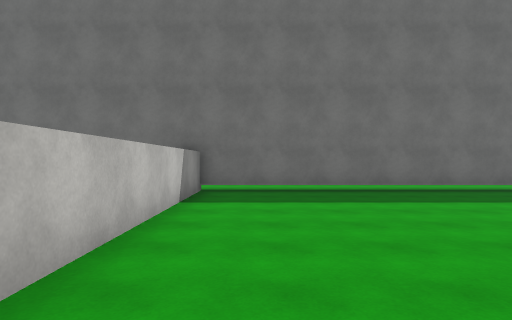
[1] (above)

24 first-person views from a walk through a scene from a Unity 3-D project. The camera is 1.5 m above the floor, looks level and sees 75° across. The floor is counted in squares, 2 m on a side. Each view is taken from the middle of a square. On the plan, view 1 faces up. The plan holds only what a view shows up to about 11 squares ahead; the rest is blank. The place goes on beyond the plan. Surface patterns are stand-ins for the level's own textures.

[2]
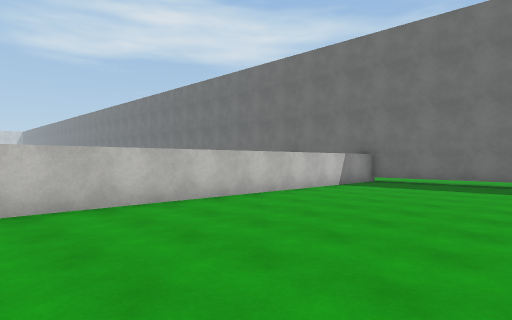

[3]
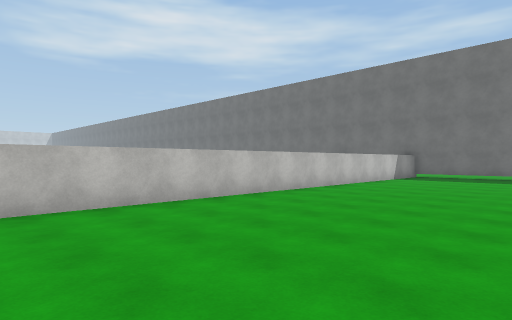

[4]
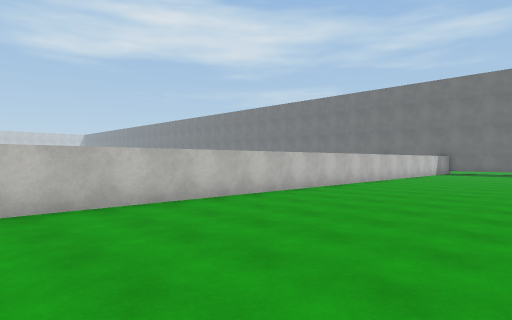

[5]
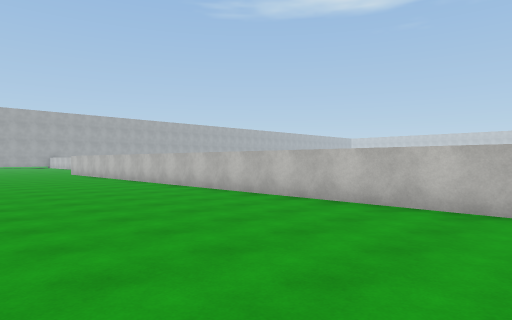

[6]
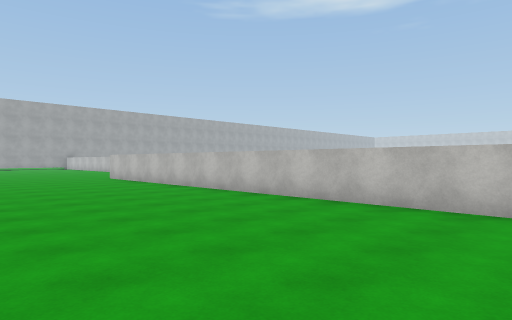

[7]
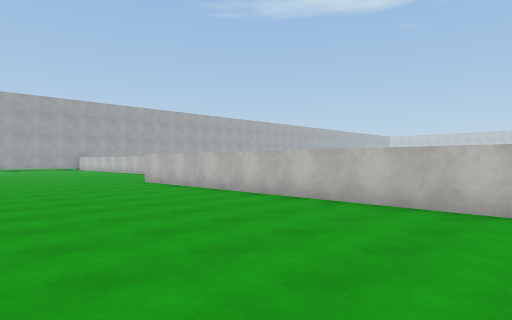

[8]
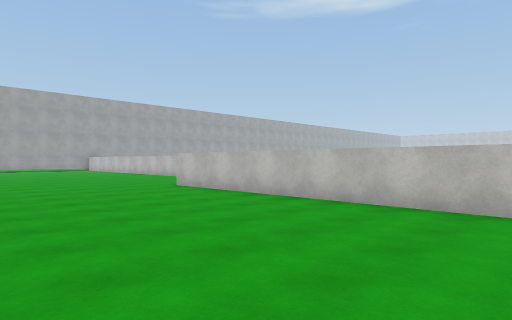

[9]
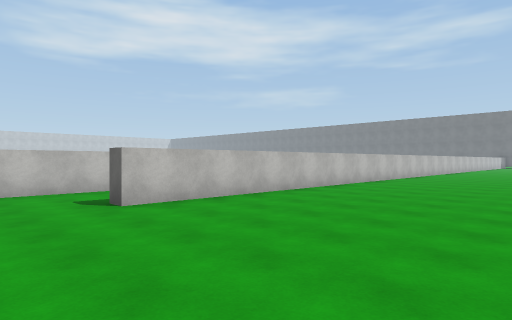

[10]
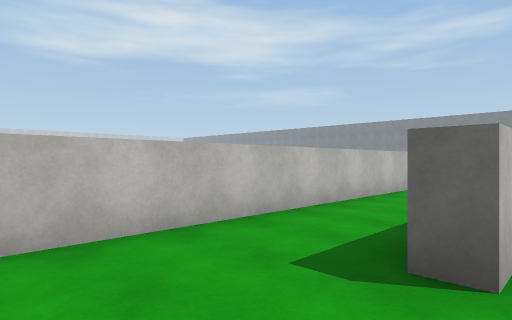

[11]
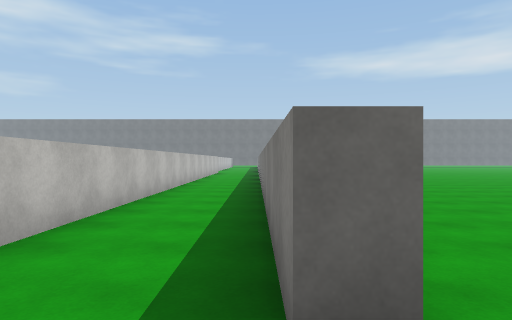

[12]
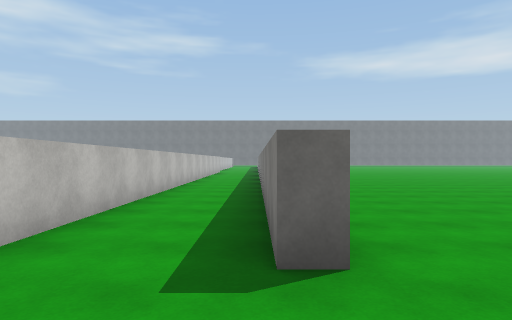

[13]
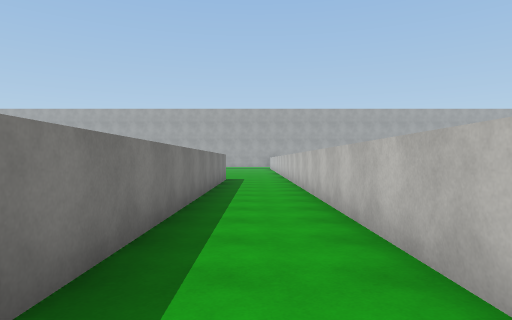

[14]
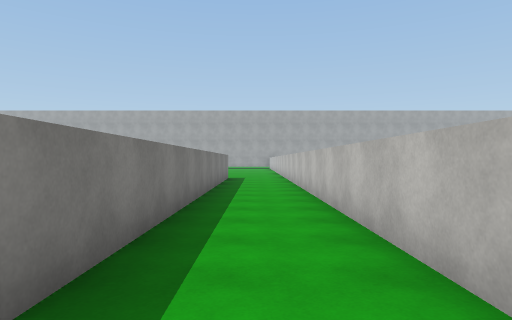

[15]
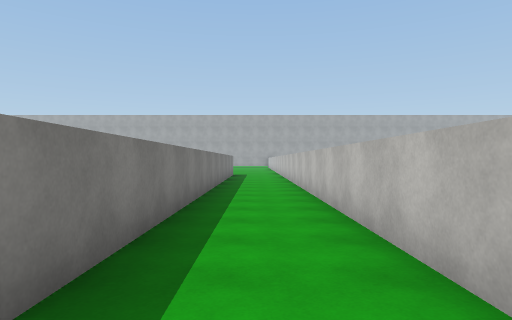

[16]
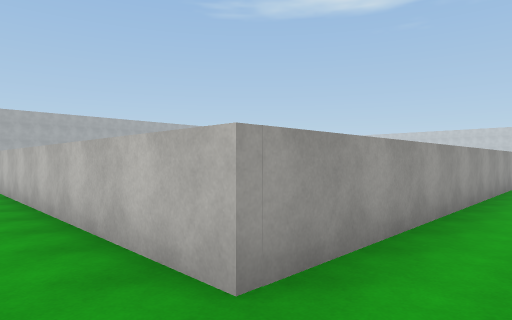

[17]
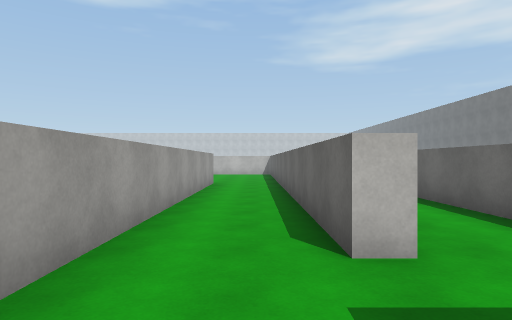

[18]
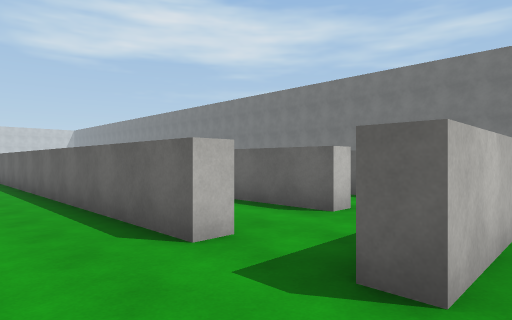

[19]
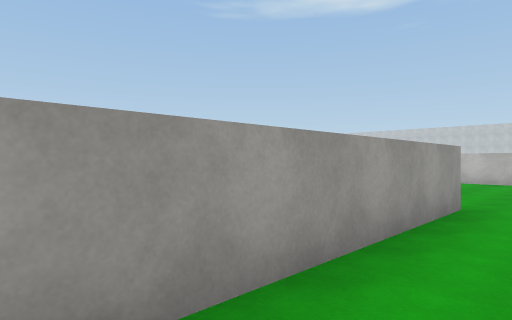

[20]
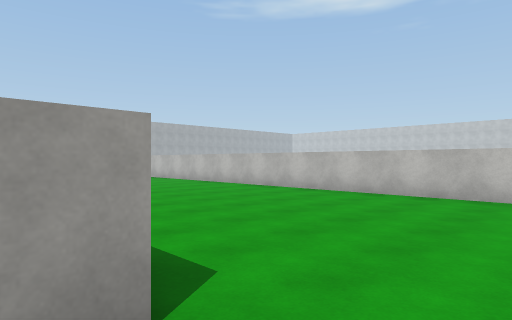

[21]
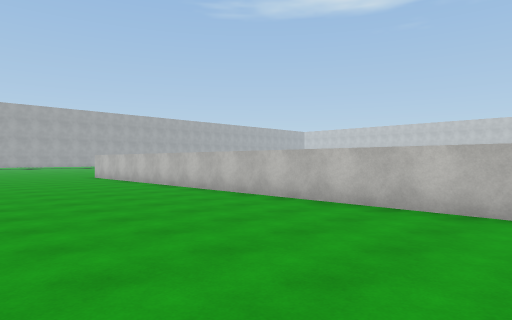

[22]
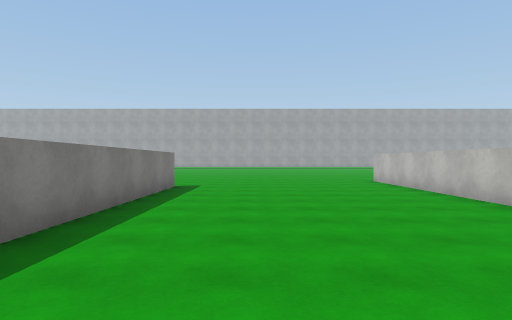

[23]
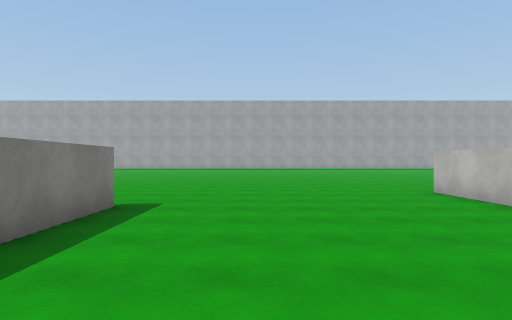

[24]
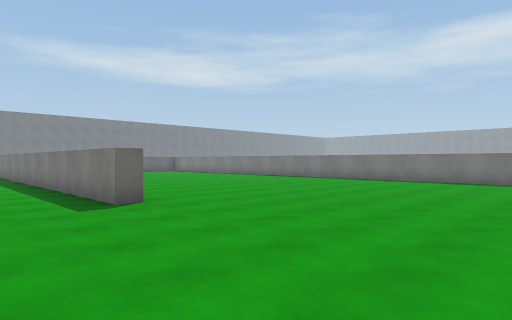

### Floor plan
Points are (right, up) in squares from view 1. A wall is a line through its corners. A room is listed if a view was taken in it or the views show most of it. See-through windows are left out.
Room 1 (views 1, 2, 3, 4, 5, 6, 7, 8, 9, 10, 11, 12, 13, 14, 15, 16, 17, 18)
walls: (-4.2, -8.4) (-4.2, -28.6); (-4.5, -4.1) (-4.5, -6.3); (4.5, 8.1) (-1.4, 8.1) (-1.4, -26.7) (-1.9, -26.7) (-1.9, -11.4)
ways out: opening at (-5, -7.5) to room 2
Room 2 (views 19, 20, 21, 22, 23, 24)
walls: (-14.1, -23.4) (-14.7, -23.4) (-14.7, -15.8); (-14.8, -8.4) (-4.2, -8.4); (-4.7, -27.4) (-4.7, -25.8); (-21.2, -7.9) (-21.2, -25.9); (-6.5, -6.3) (-17.1, -6.3); (-4.5, -6.3) (-5.1, -6.3)
ways out: opening at (-5, -7.5) to room 1; opening at (-6, -6)

Positions as (right, up) in squares from view 1, and headings:
1: (0, 0), facing up
2: (4, -3), facing up-left
3: (4, -7), facing up-left
4: (4, -12), facing up-left
5: (4, -8), facing down-left
6: (4, -13), facing down-left
7: (4, -16), facing down-left
8: (4, -18), facing down-left
9: (4, -29), facing up-left
10: (-1, -29), facing up-left
11: (-2, -28), facing up
12: (-2, -29), facing up
13: (-3, -14), facing down
14: (-3, -13), facing down
15: (-3, -10), facing down
16: (-3, -7), facing down-left
17: (-4, -7), facing left
18: (-4, -8), facing up-left
19: (-9, -7), facing down-left
20: (-14, -7), facing down-left
21: (-16, -11), facing down-left
22: (-17, -14), facing down
23: (-17, -18), facing down
24: (-17, -29), facing up-right
